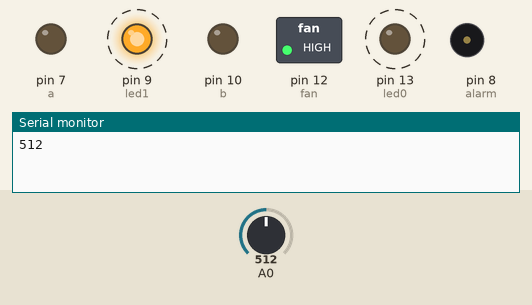
This sketch was run on a simulated Arduino Uno, built with avr-gcc and run on an emulated ATmega328P. Shown: switched loads named in the sketch (green lamp = pin HIGH), output pins drawn as LEDs (lit = HIGH), buzzer (waves = sounding), the last lines printed to the serial monitor. Dashed ring = blinking. The inputs (shaded band) are chosen by the test bench; at power-on: A0 = 512.

Above: at 1.8 s.
1.9 s: A0 set to 11
5.4 s: A0 set to 8
At 6.3 s:
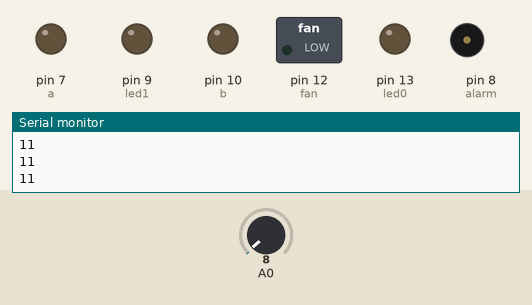
7.5 s: A0 set to 122
At 8.4 s:
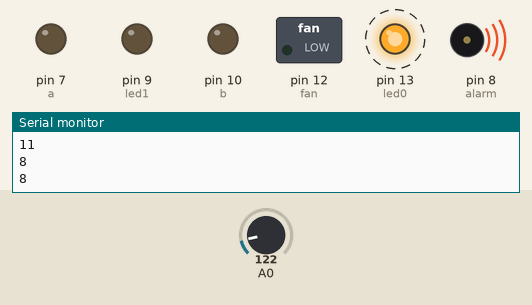
11.6 s: A0 set to 0
At 13.3 s:
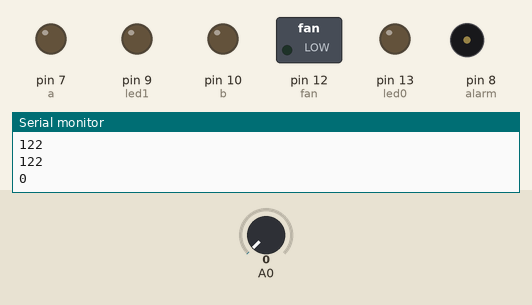
Timing chart, 0 to 14.5 s (numbered marks = the images above; inputs shaded):
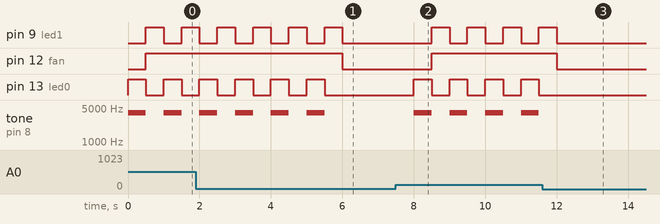

The sketch:

gas.ino
```cpp
int led0=13,alarm=8,a=7,fan=12,led1=9,b=10;

void setup() {
  // put your setup code here, to run once:
pinMode(led0,OUTPUT);
pinMode(a,OUTPUT);
pinMode(fan,OUTPUT);
pinMode(led1,OUTPUT);
pinMode(b,OUTPUT);
Serial.begin(9600);

}

void loop() {
  // put your main code here, to run repeatedly:
digitalWrite(a,0);
digitalWrite(b,0);
int sen  =analogRead(A0);
if(sen>9)
{
  tone(alarm,4000);
  digitalWrite(led0,1);
  digitalWrite(led1,0);
  delay(500);
  digitalWrite(led1,1);
  digitalWrite(fan,1);
  digitalWrite(led0,0);
  noTone(alarm);
  delay(500);
  }

  else{
    digitalWrite(led0,0);
    digitalWrite(led1,0);
    digitalWrite(fan,0);
    delay(1000);
    }
    Serial.println(sen);
}
```

Measured:
- the behaviour switches between 10 and 9 on A0 (found by bisection; images 0 and 1)
- after the input at 5.4 s, pin 9 (led1): goes on until 6.0 s, then stays LOW; pin 12 (fan): HIGH → LOW after 0.60 s; pin 13 (led0): goes on until 5.5 s, then stays LOW; tone on pin 8 (alarm): goes on until 5.5 s, then stays silent
- after the input at 7.5 s, pin 9 (led1): alternates HIGH for 0.50 s and LOW for 0.50 s, starting after 1.0 s; pin 12 (fan): LOW → HIGH after 1.0 s; pin 13 (led0): alternates HIGH for 0.50 s and LOW for 0.50 s, starting after 0.50 s; tone on pin 8 (alarm): alternates 4000 Hz for 0.50 s and silent for 0.50 s, starting after 0.50 s
- after the input at 11.6 s, pin 9 (led1): goes on until 12.0 s, then stays LOW; pin 12 (fan): HIGH → LOW after 0.40 s; pin 13 (led0): stops changing and stays LOW; tone on pin 8 (alarm): stops changing and stays silent
- by itself, pin 9 (led1), pin 13 (led0): alternates HIGH for 0.50 s and LOW for 0.50 s
- by itself, tone on pin 8 (alarm): alternates 4000 Hz for 0.50 s and silent for 0.50 s
